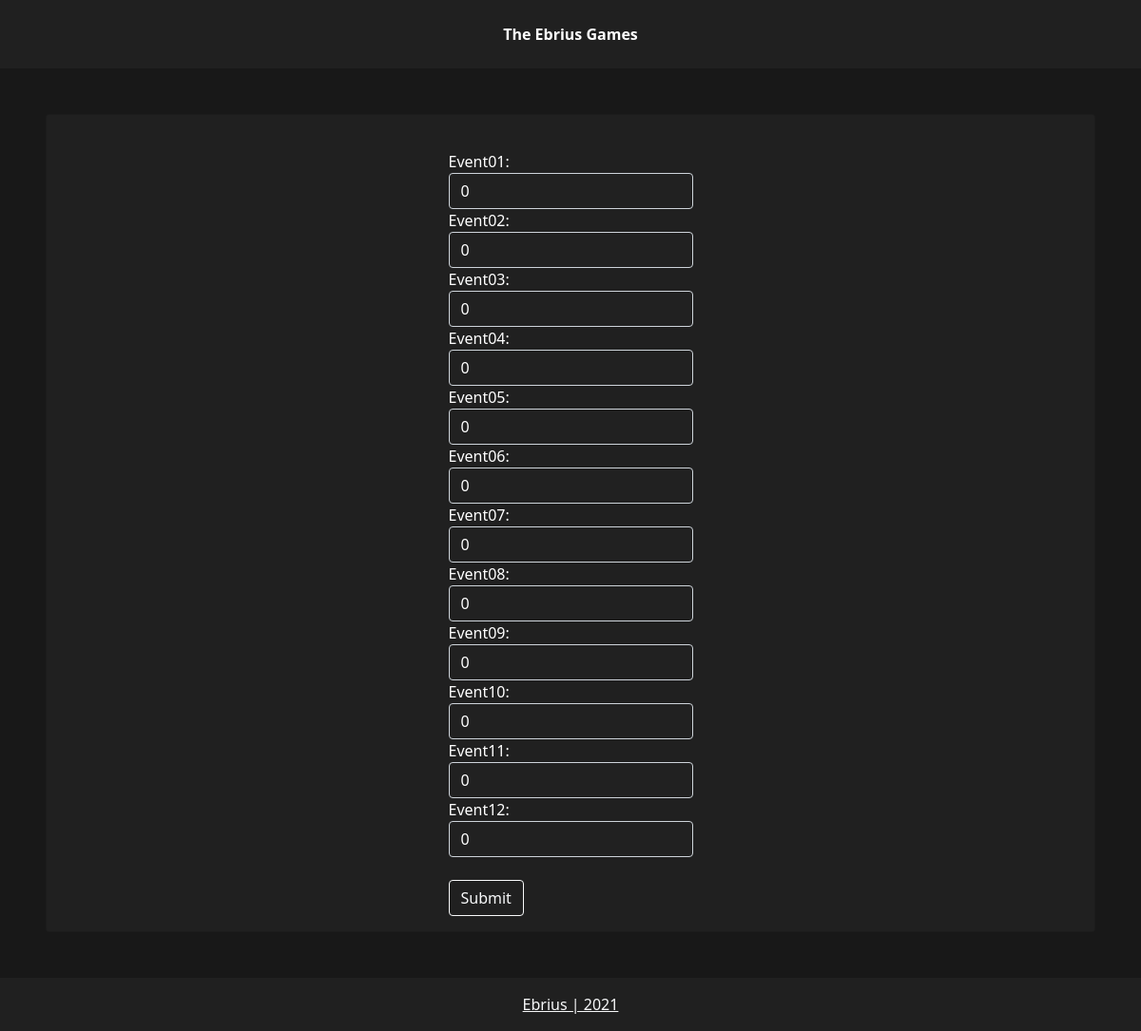
The page /player/7/ on the database its author committed.
### leaderboard/models.py (models this page shows, shortened)
class Player(models.Model):
    name = models.CharField(max_length=256)
    uuid = models.CharField(
        max_length=32, blank=True)
    imageUrl = models.URLField(
        default='https://www.mc-heads.net/avatar/MHF_Steve/32')
    event01 = models.IntegerField(default=0)
    event02 = models.IntegerField(default=0)
    event03 = models.IntegerField(default=0)
    event04 = models.IntegerField(default=0)
    event05 = models.IntegerField(default=0)
    event06 = models.IntegerField(default=0)
    event07 = models.IntegerField(default=0)
    event08 = models.IntegerField(default=0)
    event09 = models.IntegerField(default=0)
    event10 = models.IntegerField(default=0)
    event11 = models.IntegerField(default=0)
    event12 = models.IntegerField(default=0)
    _total = None
    objects = PlayerManager(
        total=F('event01') + F('event02') + F('event03') +
        F('event04') + F('event05') + F('event06') +
        F('event07') + F('event08') + F('event09') +
        F('event10') + F('event11') + F('event12'),
    )

### leaderboard/views.py (the view)
# urls.py: path('player/<int:pk>/', views.DashboardView.as_view(), name='dashboard')
class DashboardView(generic.UpdateView):
    model = Player
    form_class = PlayerUpdateForm
    template_name = 'leaderboard/dashboard.html'
    success_url = reverse_lazy('home')

### leaderboard/managers.py (called while the page is built)
    def get_queryset(self):
        return super().get_queryset().annotate(**self.annotations)

### leaderboard/templates/leaderboard/dashboard.html (shortened to what this page needs)
{% extends 'base.html' %}
{% block content %}
<div class="card m-5" style="background-color: #202020; color: #FFFFFF;">
    <div class="card-body mx-auto">
        <form method="post" style="margin-top: 1.3em;">
            {{ form }}
            <br>
            <button type="submit" class="btn btn-outline-light">Submit</button>
        </form>
    </div>
</div>
{% endblock content %}

### templates/snippets/base_css.html (style rules this page uses)
body { background-color: #181818; }
:root { --main-background-color: #181818; --dark-background-color: #202020; --secondary-text-color: #AAAAAA; --light-primary-text-color: #FFFFFF; }

### rows shown on the page
Player: event01 "0", event02 "0", event03 "0", event04 "0", event05 "0", event06 "0", event07 "0", event08 "0", event09 "0", event10 "0", event11 "0", event12 "0"
